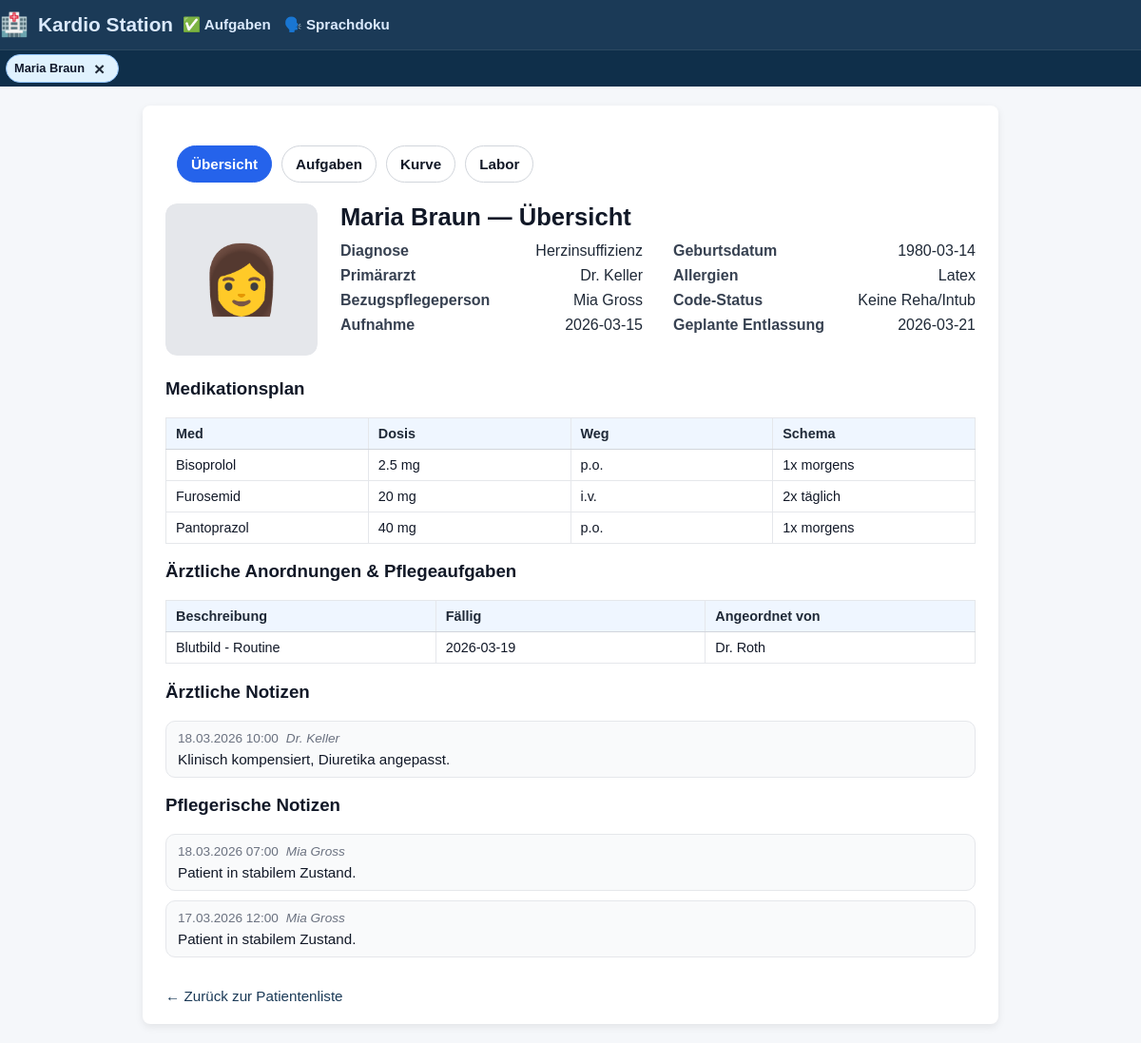
The app's page /patient/1, older data.
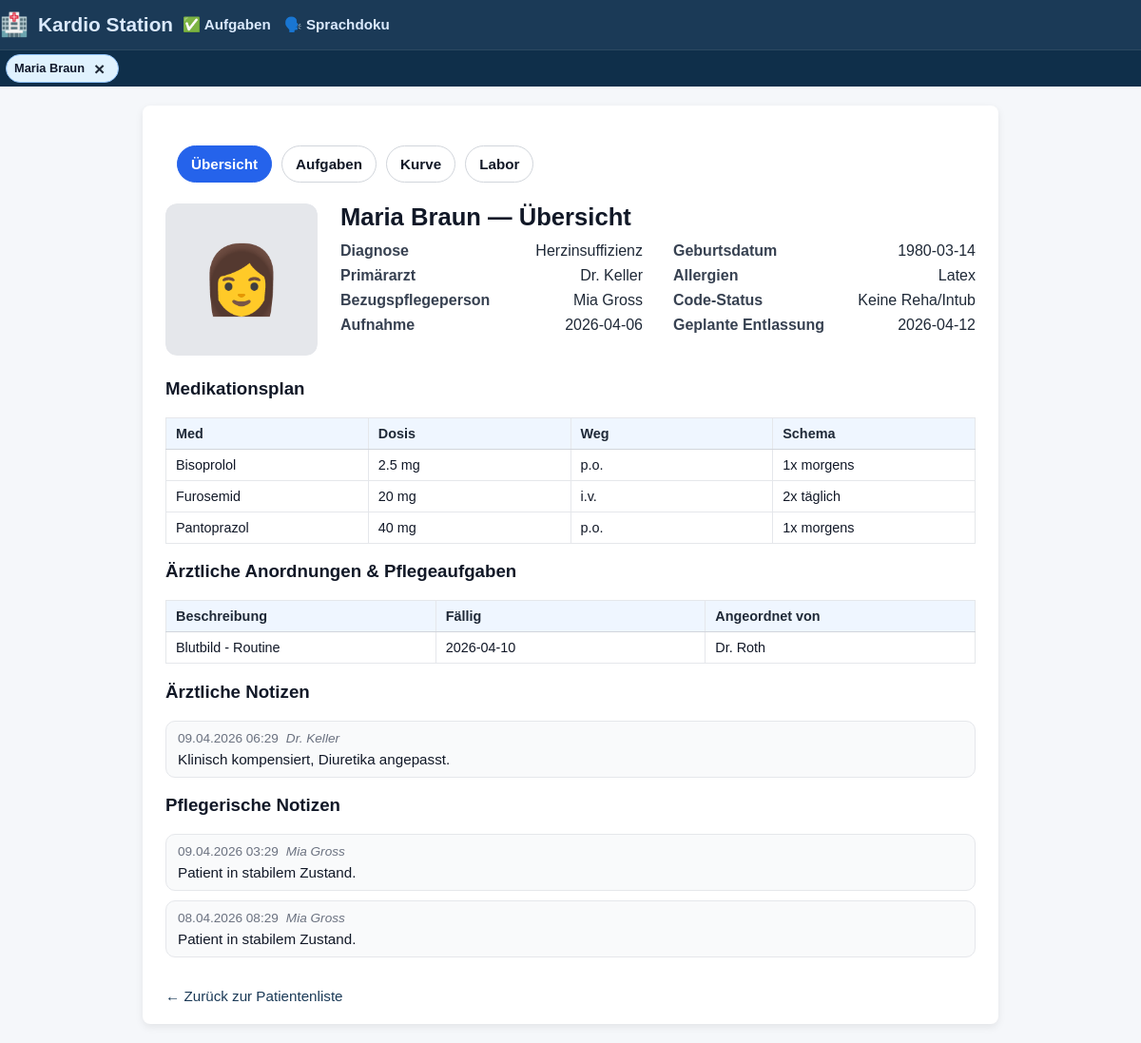
The same page, newer data.
### tables this page shows
CREATE TABLE patients (
    id INTEGER PRIMARY KEY AUTOINCREMENT,
    patient_identifier TEXT NOT NULL,
    name TEXT NOT NULL,
    gender TEXT,
    dob TEXT,
    room TEXT,
    diagnosis TEXT,
    bezugspflege_id INTEGER,
    allergies TEXT,
    code_status TEXT,
    admission_date TEXT,
    expected_discharge TEXT,
    primary_doctor TEXT,
    photo_filename TEXT,
    FOREIGN KEY (bezugspflege_id) REFERENCES nurses(id)
);

CREATE TABLE nurses (
    id INTEGER PRIMARY KEY AUTOINCREMENT,
    name TEXT NOT NULL
);

CREATE TABLE medications (
    id INTEGER PRIMARY KEY AUTOINCREMENT,
    patient_id INTEGER NOT NULL,
    name TEXT NOT NULL,
    dose TEXT,
    route TEXT,
    schedule TEXT,
    next_due TEXT,
    due_time TEXT,
    completed INTEGER DEFAULT 0,
    given INTEGER DEFAULT 0,
    not_given INTEGER DEFAULT 0,
    last_given_by TEXT,
    last_given_at TEXT,
    FOREIGN KEY (patient_id) REFERENCES patients(id)
);

CREATE TABLE orders (
    id INTEGER PRIMARY KEY AUTOINCREMENT,
    patient_id INTEGER NOT NULL,
    description TEXT NOT NULL,
    due_date TEXT,
    due_time TEXT,
    status TEXT,
    ordered_by TEXT,
    type TEXT,
    completed INTEGER DEFAULT 0,
    FOREIGN KEY (patient_id) REFERENCES patients(id)
);

CREATE TABLE doctor_notes (
    id INTEGER PRIMARY KEY AUTOINCREMENT,
    patient_id INTEGER NOT NULL,
    note TEXT NOT NULL,
    created_at TEXT,
    author TEXT,
    FOREIGN KEY (patient_id) REFERENCES patients(id)
);

CREATE TABLE nurse_notes (
    id INTEGER PRIMARY KEY AUTOINCREMENT,
    patient_id INTEGER NOT NULL,
    note TEXT NOT NULL,
    created_at TEXT,
    author TEXT,
    FOREIGN KEY (patient_id) REFERENCES patients(id)
);

### app.py (the view)
@app.route("/patient/<int:patient_id>", methods=["GET", "POST"])
def patient_detail(patient_id):
    conn = get_connection()
    cur = conn.cursor()
    cur.execute("""
        SELECT
            p.id,
            p.patient_identifier,
            p.name,
            p.gender,
            p.dob,
            p.diagnosis,
            p.bezugspflege_id,
            p.allergies,
            p.code_status,
            p.admission_date,
            p.expected_discharge,
            p.primary_doctor,
            p.photo_filename,
            n.name AS bezugspflege_name
        FROM patients p
        LEFT JOIN nurses n ON p.bezugspflege_id = n.id
        WHERE p.id = ?;
    """, (patient_id,))
    patient = cur.fetchone()
    cur.execute("SELECT id, name FROM nurses ORDER BY name;")
    nurses = cur.fetchall()
    cur.execute("""
        SELECT id, name, dose, route, schedule
        FROM medications
        WHERE patient_id = ?
            AND (given IS NULL OR given = 0)
            AND (not_given IS NULL OR not_given = 0)
        ORDER BY name;
    """, (patient_id,))
    meds = cur.fetchall()
    cur.execute("""
        SELECT description, due_date, status, ordered_by, type
        FROM orders
        WHERE patient_id = ?
        ORDER BY due_date;
    """, (patient_id,))
    orders = cur.fetchall()
    cur.execute("""
        SELECT note, created_at, author
        FROM doctor_notes
        WHERE patient_id = ?
        ORDER BY created_at DESC, id DESC;
    """, (patient_id,))
    doctor_notes = cur.fetchall()
    cur.execute("""
        SELECT note, created_at, author
        FROM nurse_notes
        WHERE patient_id = ?
        ORDER BY created_at DESC, id DESC;
    """, (patient_id,))
    nurse_notes = cur.fetchall()
    if patient:
        add_patient_tab(patient["id"], patient["name"], url_for("patient_detail", patient_id=patient["id"]))
        set_active_patient(patient["id"])
    cur.execute("""
        SELECT alert, severity, created_at
        FROM ai_alerts
        WHERE patient_id = ?
        ORDER BY datetime(created_at) DESC, id DESC;
    """, (patient_id,))
    alerts = cur.fetchall()
    current_nurse = get_current_nurse(conn)
    conn.close()
    conn.close()
    return render_template(
        "patient_detail.html",
        alerts=alerts,
        current_nurse=current_nurse,
        patient=patient,
        nurses=nurses,
        meds=meds,
        orders=orders,
        doctor_notes=doctor_notes,
        nurse_notes=nurse_notes,
        active_tab="overview",
    )

### app.py (called while the page is built, shortened)
def get_connection():
    conn = sqlite3.connect(DB_PATH)
    conn.row_factory = sqlite3.Row
    return conn

def get_current_nurse(conn=None):
    nurse_id = session.get("current_nurse_id")
    if not nurse_id:
        return None

def add_patient_tab(patient_id: int, patient_name: str, url: str):
    tabs = session.get("patient_tabs", [])
    tabs = [t for t in tabs if t.get("patient_id") != patient_id]
    tabs.append({
        "patient_id": patient_id,
        "name": patient_name,
        "url": url,   # where to go back to (last place)
    })
    tabs = tabs[-5:]
    session["patient_tabs"] = tabs

def set_active_patient(patient_id: int):
    session["active_patient_id"] = patient_id

@app.template_filter("format_dt")
def format_dt(value):
    if not value:
        return "–"
    try:
        dt = datetime.fromisoformat(value)
        return dt.astimezone(LOCAL_TZ).strftime("%d.%m.%Y %H:%M")
    except:
        return value

### templates/patient_detail.html (shortened to what this page needs)
<!DOCTYPE html>
<html>
<head>
    <link rel="stylesheet" href="{{ url_for('static', filename='styles.css') }}">
</head>
<body>
{% extends "base.html" %}
{% block content %}
{% include "_patient_tabs.html" %}
<div class="patient-header-block">
    <div class="patient-photo-container">
    {% if patient["photo_filename"] %}
        <img src="{{ url_for('static', filename='uploads/' ~ patient['photo_filename']) }}"
             alt="Patientenfoto"
             class="patient-photo-img">
    {% else %}
        <div class="patient-photo-placeholder">
            {% if patient['gender'] == 'F' %}
                👩
            {% elif patient['gender'] == 'M' %}
                👨
            {% else %}
                🙂
            {% endif %}
        </div>
    {% endif %}
    </div>
    <div class="clinical-info-column">
        <h1 class="patient-header-title">
            {{ patient["name"] }} — Übersicht</h1>
        <div class="clinical-summary-grid">
            <div class="clinical-col">
                <div class="field-row">
                    <span class="field-label">Diagnose</span>
                    <span class="field-value">{{ patient["diagnosis"] or "—" }}</span>
                </div>
                <div class="field-row">
                    <span class="field-label">Primärarzt</span>
                    <span class="field-value">{{ patient["primary_doctor"] or "—" }}</span>
                </div>
                <div class="field-row">
                    <span class="field-label">Bezugspflegeperson</span>
                    <span class="field-value">{{ patient["bezugspflege_name"] or "—" }}</span>
                </div>
                <div class="field-row">
                    <span class="field-label">Aufnahme</span>
                    <span class="field-value">{{ patient["admission_date"] or "—" }}</span>
                </div>
            </div>
            <div class="clinical-col">
                <div class="field-row">
                    <span class="field-label">Geburtsdatum</span>
                    <span class="field-value">{{ patient["dob"] or "—" }}</span>
                </div>
                <div class="field-row">
                    <span class="field-label">Allergien</span>
                    <span class="field-value">
                        {% if patient["allergies"] %}
                            {{ patient["allergies"] }}
                        {% else %}
                            —
                        {% endif %}
                    </span>
                </div>
                <div class="field-row">
                    <span class="field-label">Code-Status</span>
                    <span class="field-value">
                        {% if patient["code_status"] %}
                            {{ patient["code_status"] }}
                        {% else %}
                            —
                        {% endif %}
                    </span>
                </div>
                <div class="field-row">
                    <span class="field-label">Geplante Entlassung</span>
                    <span class="field-value">{{ patient["expected_discharge"] or "—" }}</span>
                </div>
            </div>
        </div>
    </div>
</div>
<h3>Medikationsplan</h3>
{% if meds %}
    <table class="detail-table">
        <thead>
            <tr>
                <th>Med</th>
                <th>Dosis</th>
                <th>Weg</th>
                <th>Schema</th>
            </tr>
        </thead>
        <tbody>
            {% for m in meds %}
                <tr>
                    <td>{{ m["name"] }}</td>
                    <td>{{ m["dose"] }}</td>
                    <td>{{ m["route"] }}</td>
                    <td>{{ m["schedule"] }}</td>
                </tr>
            {% endfor %}
        </tbody>
    </table>
{% else %}
    <p>Keine Medikation dokumentiert.</p>
{% endif %}
<h3>Ärztliche Anordnungen & Pflegeaufgaben</h3>
{% if orders %}
    <table class="detail-table">
        <thead>
            <tr>
                <th>Beschreibung</th>
                <th>Fällig</th>
                <th>Angeordnet von</th>
            </tr>
        </thead>
        <tbody>
            {% for o in orders %}
                <tr>
                    <td>{{ o["description"] }}</td>
                    <td>{{ o["due_date"] or "—" }}</td>
                    <td>{{ o["ordered_by"] or "—" }}</td>
                </tr>
            {% endfor %}
        </tbody>
    </table>
{% else %}
    <p>Keine offenen Anordnungen/Pflegeaufgaben dokumentiert.</p>
{% endif %}
<h3>Ärztliche Notizen</h3>
{% if doctor_notes %}
    <ul class="note-list">
        {% for n in doctor_notes %}
            <li class="note-item">
                <div class="note-meta">
                    <span class="note-time">{{ n["created_at"]| format_dt }}</span>
                    <span class="note-author">{{ n["author"] }}</span>
                </div>
                <div class="note-text">
                    {{ n["note"] }}
                </div>
            </li>
        {% endfor %}
    </ul>
{% else %}
    <p>Keine ärztlichen Notizen dokumentiert.</p>
{% endif %}
<h3>Pflegerische Notizen</h3>
{% if nurse_notes %}
    <ul class="note-list">
        {% for n in nurse_notes %}
            <li class="note-item">
                <div class="note-meta">
                    <span class="note-time">{{ n["created_at"]| format_dt }}</span>
                    <span class="note-author">{{ n["author"] }}</span>
                </div>
                <div class="note-text">
                    {{ n["note"] }}
                </div>
            </li>
        {% endfor %}
    </ul>
{% else %}
    <p>Keine pflegerischen Notizen dokumentiert.</p>
{% endif %}
        <a href="{{ url_for('home') }}" class="back-link">← Zurück zur Patientenliste</a>
{% endblock %}

### templates/base.html (shortened to what this page needs)
<!DOCTYPE html>
<html lang="de">
<head>
  <link rel="stylesheet" href="{{ url_for('static', filename='styles.css') }}">
</head>
<body>
<div class="header header-mobile">
  <div class="header-title">
    <span class="icon">🏥</span>
    <a class="station-link" href="{{ url_for('home') }}">Kardio Station</a>
  <div class="nav-links">
    <a href="{{ url_for('tasks_view') }}">✅ Aufgaben</a>
    <a href="{{ url_for('voice_doc') }}">🗣️ Sprachdoku</a>
    </div>
  </div>
</div>
{% set tabs = session.get("patient_tabs", []) %}
{% if tabs %}
  <div class="patient-tabs-bar">
    <div class="patient-tabs-scroll">
      {% for t in tabs %}
        <div class="patient-tab {% if session.get('active_patient_id') == t.patient_id %}active{% endif %}">
          <a class="patient-tab-link" href="{{ t.url }}">{{ t.name }}</a>
          <form method="POST" action="{{ url_for('close_current_patient') }}" class="patient-tab-exit-form">
  <button type="submit"
          class="patient-tab-exit"
          aria-label="Patient schließen">
    ×
  </button>
</form>
        </div>
      {% endfor %}
    </div>
  </div>
{% endif %}
<div class="container">
  {% block content %}{% endblock %}
</div>
</body>
</html>

### templates/_patient_tabs.html
{% if patient %}
<nav class="patient-tabs" aria-label="Patient navigation">
  <a class="tab {% if active_tab=='overview' %}active{% endif %}"
     href="{{ url_for('patient_detail', patient_id=patient.id) }}">Übersicht</a>
  <a class="tab {% if active_tab=='tasks' %}active{% endif %}"
     href="{{ url_for('tasks_view', patient_id=patient.id) }}">Aufgaben</a>
  <a class="tab {% if active_tab=='flowsheet' %}active{% endif %}"
     href="{{ url_for('flowsheet', patient_id=patient.id) }}">Kurve</a>
  <a class="tab {% if active_tab=='labs' %}active{% endif %}"
     href="{{ url_for('labs_view', patient_id=patient.id) }}">Labor</a>
</nav>
{% endif %}

Row changes from the older to the newer data that the page shows:
changed patients "Maria Braun": admission_date "2026-03-15" → "2026-04-06"; expected_discharge "2026-03-21" → "2026-04-12"
changed orders "Blutbild - Routine": due_date "2026-03-19" → "2026-04-10"
changed doctor_notes "Klinisch kompensiert, Diuretika angepasst.": created_at "18.03.2026 10:00" → "09.04.2026 06:29"
changed nurse_notes (number 1 of 2 on the later page): created_at "18.03.2026 07:00" → "09.04.2026 03:29"
changed nurse_notes (number 2 of 2 on the later page): created_at "17.03.2026 12:00" → "08.04.2026 08:29"
